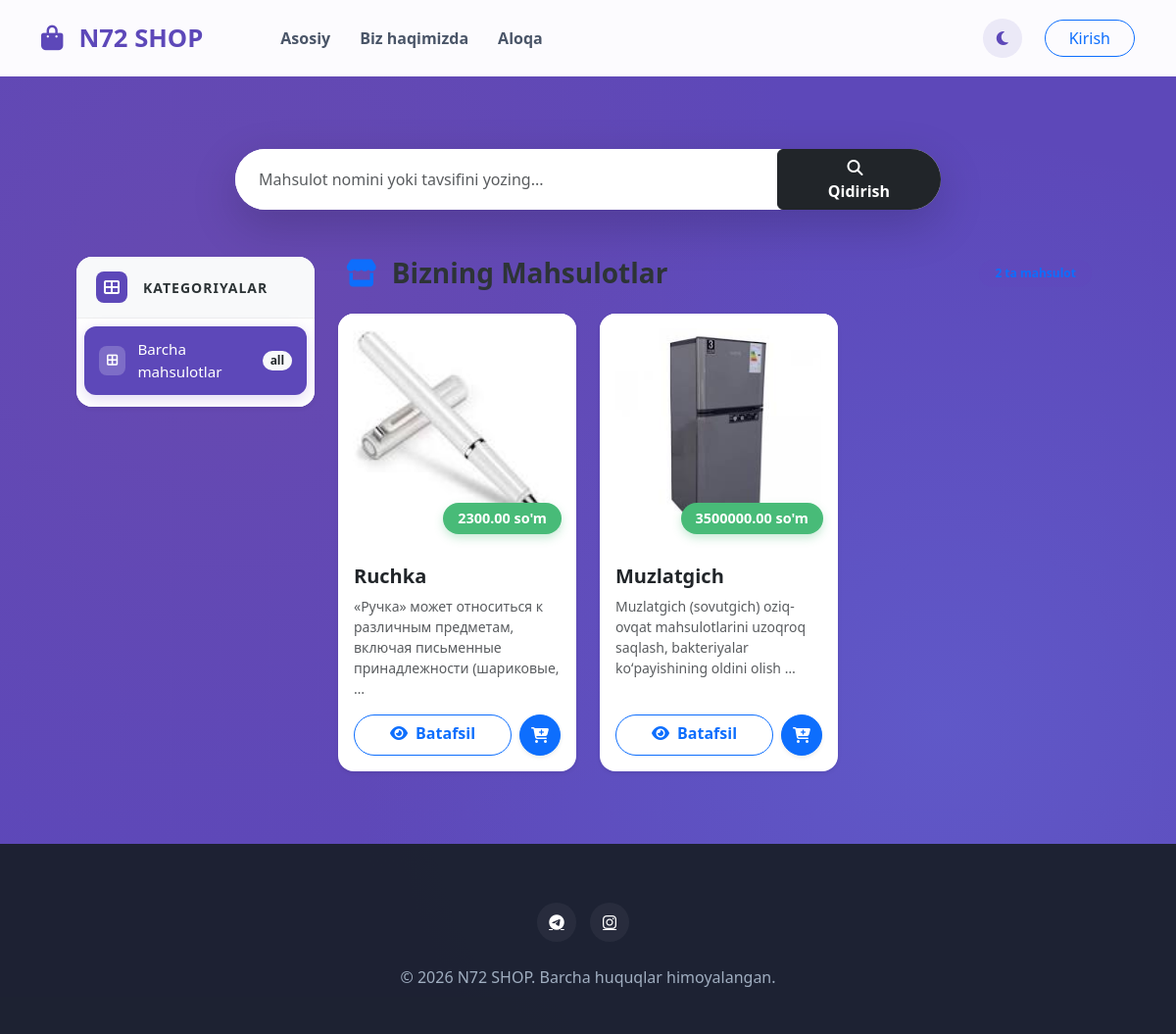
/product-list/, run on an earlier commit of the app's database.
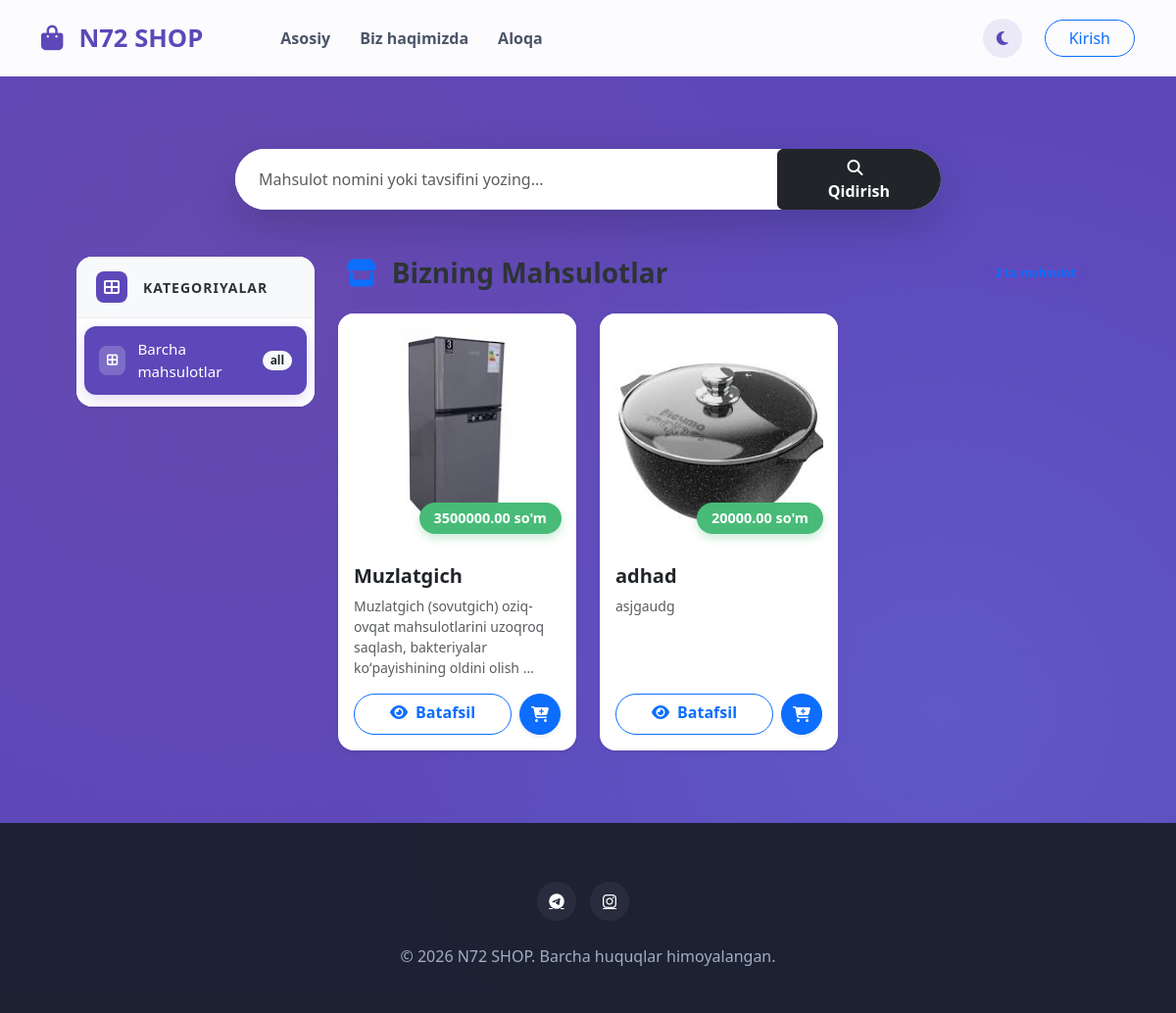
And on a later commit of the database.
### products/models.py (models this page shows, shortened)
class Product(models.Model):
    owner = models.ForeignKey(User, on_delete=models.CASCADE, limit_choices_to={'is_staff': True}, related_name='products')
    name = models.CharField(max_length=200)
    description = models.TextField()
    image = models.ImageField(upload_to='media/', null=True, blank=True)
    price = models.DecimalField(max_digits=10, decimal_places=2)
    category = models.ForeignKey(Category, on_delete=models.CASCADE)
    quantity = models.PositiveIntegerField(default=1)
    created_at = models.DateTimeField(auto_now_add=True)
    is_active = models.BooleanField(default=True)

### products/views.py (the view)
# urls.py: path('product-list/', ProductListView.as_view(), name='product_list'),
class ProductListView(ListView):
    model = Product
    template_name = 'product-list.html'
    context_object_name = 'products'

### templates/product-list.html (shortened to what the changed rows need)
{% extends 'base.html' %}
{% block content %}
<div class="container-fluid py-4 animate__animated animate__fadeIn">
    <div class="row px-md-4">
        <div class="col-lg-9">
            {% if products %}
            <div class="row row-cols-1 row-cols-md-2 row-cols-xl-3 g-4">
                {% for product in products %}
                <div class="col">
                    <div class="card h-100 product-card border-0 shadow-sm rounded-4 overflow-hidden">
                        <div class="position-relative overflow-hidden" style="height: 240px; background: #fff;">
                            {% if product.image %}
                                <img src="{{ product.image.url }}" class="card-img-top w-100 h-100" alt="{{ product.name }}" style="object-fit: contain; padding: 15px;">
                            {% else %}
                                <div class="bg-light d-flex align-items-center justify-content-center text-muted h-100">
                                    <i class="fas fa-image fa-3x opacity-25"></i>
                                </div>
                            {% endif %}
                            <div class="price-badge">{{ product.price }} so'm</div>
                        </div>
                        <div class="card-body d-flex flex-column">
                            <h5 class="card-title fw-bold text-dark text-truncate mb-2">{{ product.name }}</h5>
                            <p class="card-text text-muted small mb-3">
                                {{ product.description|truncatewords:10 }}
                            </p>
                            <div class="mt-auto d-flex gap-2">
                                <a href="{% url 'product_detail' product.id %}" class="btn btn-outline-primary flex-grow-1 rounded-pill fw-bold small">
                                    <i class="fas fa-eye me-1"></i> Batafsil
                                </a>
                                {% if product.quantity > 0 %}
                                <form action="{% url 'add_to_cart' product.id %}" method="post" class="m-0">
                                    <button type="submit" class="btn btn-primary rounded-circle shadow-sm d-flex align-items-center justify-content-center" style="width: 42px; height: 42px;">
                                        <i class="fas fa-cart-plus"></i>
                                    </button>
                                </form>
                                {% else %}
                                <button class="btn btn-secondary disabled rounded-circle" style="width: 42px; height: 42px;">
                                    <i class="fas fa-ban"></i>
                                </button>
                                {% endif %}
                            </div>
                        </div>
                    </div>
                </div>
                {% endfor %}
            </div>
            {% endif %}
        </div>
    </div>
</div>
{% endblock %}

What changed in the data, as far as the page shows it:
removed Product: image (picture), price "2300.00", name "Ruchka", description "«Ручка» может относиться к различным предметам, включая письменные принадлежности (шариковые, …", quantity 10 (drawn)
added Product: image (picture), price "20000.00", name "adhad", description "asjgaudg", quantity 10 (drawn)
